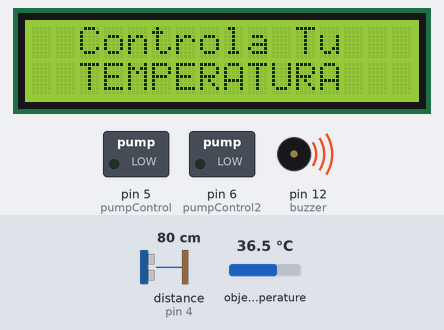
Bench run of a sketch on a simulated Arduino Mega 2560, built with avr-gcc and run on an emulated ATmega2560. Shown: 16×2 character LCD, switched loads named in the sketch (green lamp = pin HIGH), buzzer (waves = sounding, pin HIGH). The inputs (shaded band) are chosen by the test bench; at power-on: distance to the obstacle (sensor on pin 4) 80 cm, object temperature 36.5 °C. The echo pulse lasts 58.3 µs per cm; random numbers use the default seed unless the sketch sets one; what the sketch prints to the serial monitor is not drawn.

Above: at 1.2 s.
1.3 s: distance to the obstacle (sensor on pin 4) set to 16 cm
3.4 s: distance to the obstacle (sensor on pin 4) set to 13 cm
At 5.2 s:
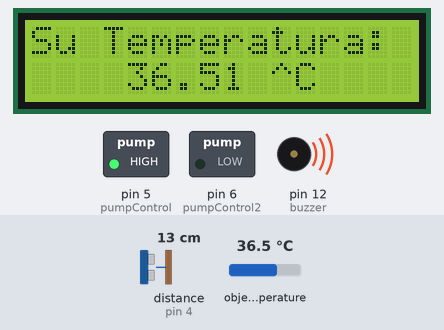
At 6.6 s:
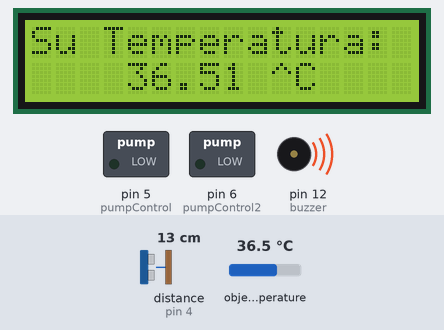
Timing chart, 0 to 8.1 s (numbered marks = the images above; inputs shaded):
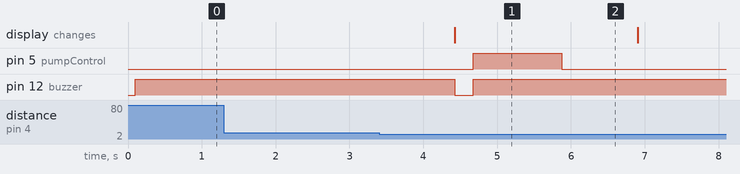

The sketch:

dispensador_gel_conbinado_temperatura.ino
```cpp
// ---------------------------------------------------------------------------
// Calculate a ping median using the ping_timer() method.
// ---------------------------------------------------------------------------
#include <Wire.h>
#include <NewPing.h>
#include <Adafruit_MLX90614.h>
#include <LiquidCrystal_I2C.h>

#define grafico
//#define texto                   // util para debugger
//Puedes cambiar estos valores
#define ITERATIONS      5       // Number of iterations.
#define MAX_DISTANCE    20      // Maximum distance (in cm) to ping.
#define timeOn          1200    //tiempo deseado de bombeo en milisegundos
#define manoNoDetectada 16      //distancia en cm
#define manoDetectada   14      //distancia en cm
#define tiempoEspera    1000
#define tiempoError     100
#define numPruebas      3

//Estos no
#define TRIGGER_PIN     2       // Arduino pin tied to trigger pin on ping sensor.
#define ECHO_PIN        4       // Arduino pin tied to echo pin on ping sensor.
#define PING_INTERVAL   33      // Milliseconds between sensor pings (29ms is about the min to avoid cross-sensor echo).

/************define de Temperatura********************/
//-----------------------------------------------------------
//Puedes cambiar estos valores
#define tempAlta         29.5   //Presencia de humano
#define tempOk           36     //Temperatura Ok a mostrar
#define tempRandom       36     // Temp Aleatoria
#define tempAlarma       37.5   //Temperatura de alarma
#define tiempoOn         2000   // Tiempo para apagar display
//#define factorTemp 1.17       //Factor de calibracion de temp
#define mediciones       3      //Cantidad de medidas por MEDICION
#define mediciones_check 10     //Cantidad de MEDICIONES del ciclo
#define Emisividad       0.6     //Cantidad de MEDICIONES del ciclo

//pines
#define ledVerde         10
#define ledRojo          11
#define buzzer           12
#define sensor           11

/******TEXTO de control DISPLAY de temperatura ****/
/******TEXTO de control DISPLAY de temperatura ****/
/******TEXTO de control DISPLAY de temperatura ****/
/*Texto de standby 1*/
const String texto1= "  Controla Tu  ";
const String texto2= "  TEMPERATURA  ";
/*Texto de standby 2*/
const String texto3= "T Amb.:";
const String texto4= " ^C";
/*Texto de Pront */
const String texto5= "AGUARDE";
const String texto6= "PROCESESANDO";
/*Texto de resultado medicion */
const String texto7= "Su Temperatura:";
const String texto8= " ^C";


/******Variables de control de TEMPERATURA ****/

float temp= 36;
bool  screenStatus= false;
int   conteoTemp=0;
//float randomNumber;
//float randomNumber2;
//bool  st =false;
float mesures[10];
byte  j=0;

Adafruit_MLX90614 mlx = Adafruit_MLX90614();
LiquidCrystal_I2C lcd(0x27,16,2);


/****** TEXTO de control SONAR ****************/

unsigned long pingTimer[ITERATIONS]; // Holds the times when the next ping should happen for each iteration.
unsigned int  cm[ITERATIONS];         // Where the ping distances are stored.
uint8_t       currentIteration = 0;        // Keeps track of iteration step.
bool          manoStatus=false;
const int     pumpControl = 5; //Pin de salida para el relay/driver de la bomba
const int     pumpControl2 = 6; //Pin de salida 2 para el relay/driver de la bomba
unsigned long timeNow; //variable interna para conteo de tiempo
int           iteracionesDeteccion=0;


NewPing sonar(TRIGGER_PIN, ECHO_PIN, MAX_DISTANCE); // NewPing setup of pins and maximum distance.

void setup() {
  /*******Para debugger**********/
  /*******Para debugger**********/
  Serial.begin(115200);

  /*****************Setup de Aplicacion TEMPERATURA *********************/
  /*****************Setup de Aplicacion TEMPERATURA *********************/
  pinMode(sensor, OUTPUT);
  digitalWrite(sensor,LOW);

  mlx.begin();
  /*controla el sesgo de la medicion de temperatura*/
  mlx.writeEmissivity(Emisividad);

  lcd.init();
  lcd.backlight();
  pantallaStandby();
  //pinMode(ledVerde, OUTPUT);
  //pinMode(ledRojo, OUTPUT);
  pinMode(buzzer, OUTPUT);
  digitalWrite(buzzer,HIGH);
  //pinMode(LED_BUILTIN, OUTPUT);

  /******************setup de aplicacion SONAR *************************/
  /******************setup de aplicacion SONAR *************************/

  pinMode(pumpControl, OUTPUT);//se establece pin del control de bomba como salida
  pinMode(pumpControl2, OUTPUT);//se establece pin 2 del control de bomba como salida
  digitalWrite(pumpControl, LOW);//Se lleva a tierra dicho pin
  digitalWrite(pumpControl2, LOW);//Se lleva a tierra dicho pin
  pingTimer[0] = millis() + 75;            // First ping starts at 75ms, gives time for the Arduino to chill before starting.
  for (uint8_t i = 1; i < ITERATIONS; i++) // Set the starting time for each iteration.
    pingTimer[i] = pingTimer[i - 1] + PING_INTERVAL;
}

/***********************************************************************/
/************** FUNCION PRINCIPAL   ************************************/
/***********************************************************************/

void loop() {

  if (Sonar_Fun())
  {
   while (Temp_Fun());
   digitalWrite(pumpControl,HIGH);// activa la bomba
   delay(timeOn);
   digitalWrite(pumpControl,LOW);
   delay(tiempoEspera);
   pantallaStandby();
  }

  // Other code that *DOESN'T* analyze ping results can go here.
} //EndLOOP


/***********************************************************************/
/************** FUNCIONES QUE ASISTEN AL SONAR *************************/
/***********************************************************************/

bool Sonar_Fun(void){
  bool st=false;

  for (uint8_t i = 0; i < ITERATIONS; i++)
  { // Loop through all the iterations.
    if (millis() >= pingTimer[i])  // Is it this iteration's time to ping?
    {
      pingTimer[i] += PING_INTERVAL * ITERATIONS; // Set next time this sensor will be pinged.
      if (i == 0 && (currentIteration == (ITERATIONS - 1)))
        if (oneSensorCycle())      // Sensor ping cycle complete, do something with the results.
          st=true;
      sonar.timer_stop();          // Make sure previous timer is canceled before starting a new ping (insurance).
      currentIteration = i;        // Sensor being accessed.
      cm[currentIteration] = 0;    // Make distance zero in case there's no ping echo for this iteration.
      sonar.ping_timer(echoCheck); // Do the ping (processing continues, interrupt will call echoCheck to look for echo).
    }
  }
  return(st);
}

void echoCheck() { // If ping received, set the sensor distance to array.
  if (sonar.check_timer())
    cm[currentIteration] = sonar.ping_result / US_ROUNDTRIP_CM;
}

bool oneSensorCycle() { // All iterations complete, calculate the median.
  unsigned int uS[ITERATIONS];
  uint8_t j, it = ITERATIONS;
  uS[0] = NO_ECHO;
  for (uint8_t i = 0; i < it; i++)
  { // Loop through iteration results.
    if (cm[i] != NO_ECHO)
    { // Ping in range, include as part of median.
      if (i > 0)
      {          // Don't start sort till second ping.
        for (j = i; j > 0 && uS[j - 1] < cm[i]; j--) // Insertion sort loop.
          uS[j] = uS[j - 1];                         // Shift ping array to correct position for sort insertion.
      } else
        j = 0;         // First ping is sort starting point.
      uS[j] = cm[i];        // Add last ping to array in sorted position.
    }else
      it--;            // Ping out of range, skip and don't include as part of median.
  }
  #ifdef grafico
  if( (uS[it >> 1] <= 20) && (uS[it >> 1]>0) )
  {
    Serial.println(uS[it >> 1]);
  }
  #endif
  if(uS[it >> 1] >=manoNoDetectada)
  {
    iteracionesDeteccion=0;
    if(manoStatus==true)
    {
      #ifdef texto
        //Serial.println("Mano no detectada");
      #endif
        //digitalWrite(pumpControl, LOW); //Apaga la bomba
        manoStatus=false;
    }

  }
  else if(uS[it >> 1] <=manoDetectada)
  {
    if(manoStatus==false)
    {
      iteracionesDeteccion=iteracionesDeteccion+1;
      #ifdef texto
      Serial.print("Mano Detectada, iteracion ");Serial.println(iteracionesDeteccion);
      #endif
      if(iteracionesDeteccion==numPruebas)
      {

        iteracionesDeteccion=0;
        #ifdef texto
        Serial.println("Bomba activada");
        Serial.println("");
        #endif
        //digitalWrite(pumpControl,HIGH);// activa la bomba
        manoStatus=true;
        //delay(timeOn);
        //digitalWrite(pumpControl,LOW);
        //delay(tiempoEspera);
        return(true);
      }
    }
  }
  return(false);
}


/***********************************************************************/
/************** FUNCIONES QUE ASISTEN A SENSOR TEMPERATURA**************/
/***********************************************************************/

bool Temp_Fun(void){

  static bool St= false;

  switch (St)
  {
    case false:
          temp = 0;
          //for(int i=0;i<mediciones;i++)
          //{
          //  delay(50);
          //  temp += mlx.readObjectTempC();
          //}
          //temp /= mediciones;//*factorTemp;

          //Serial.println(temp);
          //Serial.println("°C");
          //digitalWrite(LED_BUILTIN,LOW);

          //if((temp >= tempAlta) &&  conteoTemp)
          //{
            conteoTemp= false;
            //if(screenStatus == false){
            //  screenStatus= true;
             // digitalWrite(LED_BUILTIN,HIGH);
            //}
            //digitalWrite(LED_BUILTIN,HIGH);
            //if(temp <= tempOk)
            //{
            //  randomNumber=random(0,7)*0.1;
            //  randomNumber2=random(0,10)*0.01;
            //  temp = tempRandom+randomNumber+randomNumber2;
            //}
            //Serial.print(temp); Serial.println(" ^C");

            //pantallaPront();
            for(int i=0;i<mediciones_check;i++)
            {
              delay(10);
              temp = 0;
              for(int i=0;i<mediciones;i++)
              {
                delay(10);
                temp += mlx.readObjectTempC();
              }
              mesures[i]=temp/mediciones;//*factorTemp;
              #ifdef grafico
              Serial.print(mesures[i]); Serial.println(" ^C");
              #endif
            }

            j=0;
            for(int i=0;i<mediciones_check;i++)
            {
              if (mesures[i]>=tempAlarma){
                 temp= mesures[i];
                j++;
              }
            }

            if ( j > (mediciones_check/2))
            {
                //temp= tempAlarma+ random(0,5)*0.1;
                pantallaTemp();
                //digitalWrite(ledRojo, HIGH);
                alarm();

            }else
            {
              for(int i=0;i<mediciones_check;i++)
              {
                temp=36+ random(0,7)*0.1;
                if ((mesures[i]<tempAlarma) &&(mesures[i]>temp))
                {
                  temp=mesures[i];
                }
              }
              pantallaTemp();
              //digitalWrite(ledVerde, HIGH);
              digitalWrite(buzzer,LOW);
              delay(250);
              digitalWrite(buzzer, HIGH);
            }
            //temp /= mediciones;//*factorTemp;

            //delay(tiempoOn);
            //digitalWrite(ledRojo, LOW);
            //digitalWrite(ledVerde, LOW);
            St= true;
            return(true);
    break;

    case true:
            //pantallaStandby();
            St= false;
            //screenSt == false;

            return (false);

    break;
  }


  //}else if(screenStatus == true)
  //  {
      //digitalWrite(LED_BUILTIN,HIGH);

      //delay(2000);
  //  }

  //conteoTemp= true;

  //delay(1000);

}//EndTemp_fun


void pantallaStandby(void){

      conteoTemp=0;
      screenStatus= false;
      //lcd.noBacklight();
      lcd.clear();
      lcd.setCursor(0, 0);
      lcd.print(texto1);
      lcd.setCursor(0, 1);
      lcd.print(texto2);

}

void pantallaStandby1(void){

      lcd.clear();
      lcd.setCursor(0, 0);
      lcd.print(texto3);
      lcd.setCursor(0, 1);
      lcd.print(temp);
      lcd.print(texto4);

}

void pantallaPront(void){

      conteoTemp=0;
      //screenStatus=false;
      //lcd.noBacklight();
      lcd.clear();
      lcd.setCursor(0, 0);
      lcd.print(texto5);
      lcd.setCursor(0, 1);
      lcd.print(texto6);

}

void pantallaTemp(void){
  lcd.clear();
  lcd.setCursor(0,0);
  lcd.print(texto7);
  lcd.setCursor(4,1);
  lcd.print(temp);
  lcd.print(texto8);
}

void alarm(void){

    digitalWrite(buzzer, LOW);
    delay(250);
    digitalWrite(buzzer,HIGH);
    delay(150);
    digitalWrite(buzzer, LOW);
    delay(250);
    digitalWrite(buzzer,HIGH);
    delay(150);
    digitalWrite(buzzer, LOW);
    delay(250);
    digitalWrite(buzzer,HIGH);
    delay(150);
    digitalWrite(buzzer, LOW);
    delay(250);
    digitalWrite(buzzer,HIGH);
}
```

Measured:
- the behaviour switches between 15 and 14 cm on distance to the obstacle (sensor on pin 4) (found by bisection; images 0 and 1)
- after the input at 1.3 s, every drawn part: stays the same
- after the input at 3.4 s, pin 5 (pumpControl): LOW → HIGH after 1.3 s, → LOW 1.2 s later; pin 12 (buzzer): HIGH → LOW after 1.0 s, → HIGH 0.25 s later; the display: changes after 1.0 s (image 1)
